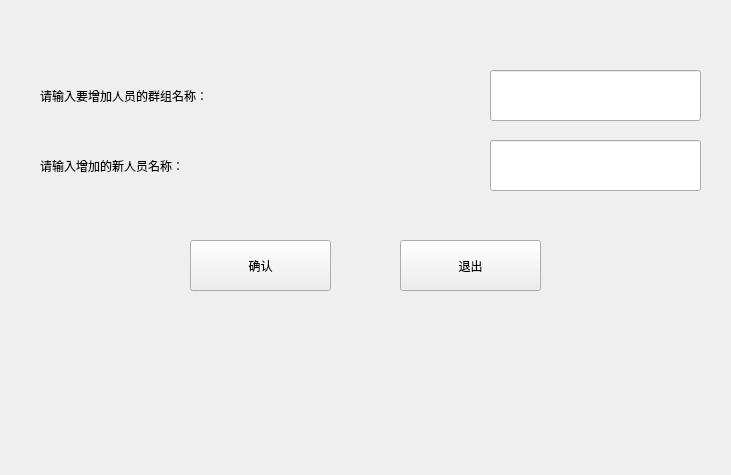
<?xml version="1.0" encoding="UTF-8"?>
<ui version="4.0">
 <class>addgroupperson</class>
 <widget class="QWidget" name="addgroupperson">
  <property name="geometry">
   <rect>
    <x>0</x>
    <y>0</y>
    <width>731</width>
    <height>475</height>
   </rect>
  </property>
  <property name="windowTitle">
   <string>Form</string>
  </property>
  <widget class="QLineEdit" name="Name">
   <property name="geometry">
    <rect>
     <x>490</x>
     <y>70</y>
     <width>211</width>
     <height>51</height>
    </rect>
   </property>
   <property name="styleSheet">
    <string notr="true">font: 14pt &quot;微软雅黑&quot;;</string>
   </property>
   <property name="text">
    <string/>
   </property>
  </widget>
  <widget class="QLabel" name="label">
   <property name="geometry">
    <rect>
     <x>40</x>
     <y>70</y>
     <width>431</width>
     <height>51</height>
    </rect>
   </property>
   <property name="styleSheet">
    <string notr="true">font: 14pt &quot;微软雅黑&quot;;</string>
   </property>
   <property name="text">
    <string>请输入要增加人员的群组名称：</string>
   </property>
  </widget>
  <widget class="QPushButton" name="ok">
   <property name="geometry">
    <rect>
     <x>190</x>
     <y>240</y>
     <width>141</width>
     <height>51</height>
    </rect>
   </property>
   <property name="styleSheet">
    <string notr="true">font: 14pt &quot;微软雅黑&quot;;</string>
   </property>
   <property name="text">
    <string>确认</string>
   </property>
  </widget>
  <widget class="QPushButton" name="quit">
   <property name="geometry">
    <rect>
     <x>400</x>
     <y>240</y>
     <width>141</width>
     <height>51</height>
    </rect>
   </property>
   <property name="styleSheet">
    <string notr="true">font: 14pt &quot;微软雅黑&quot;;</string>
   </property>
   <property name="text">
    <string>退出</string>
   </property>
  </widget>
  <widget class="QLabel" name="label_2">
   <property name="geometry">
    <rect>
     <x>40</x>
     <y>140</y>
     <width>431</width>
     <height>51</height>
    </rect>
   </property>
   <property name="styleSheet">
    <string notr="true">font: 14pt &quot;微软雅黑&quot;;</string>
   </property>
   <property name="text">
    <string>请输入增加的新人员名称：</string>
   </property>
  </widget>
  <widget class="QLineEdit" name="Newname">
   <property name="geometry">
    <rect>
     <x>490</x>
     <y>140</y>
     <width>211</width>
     <height>51</height>
    </rect>
   </property>
   <property name="styleSheet">
    <string notr="true">font: 14pt &quot;微软雅黑&quot;;</string>
   </property>
   <property name="text">
    <string/>
   </property>
  </widget>
 </widget>
 <resources/>
 <connections/>
</ui>
